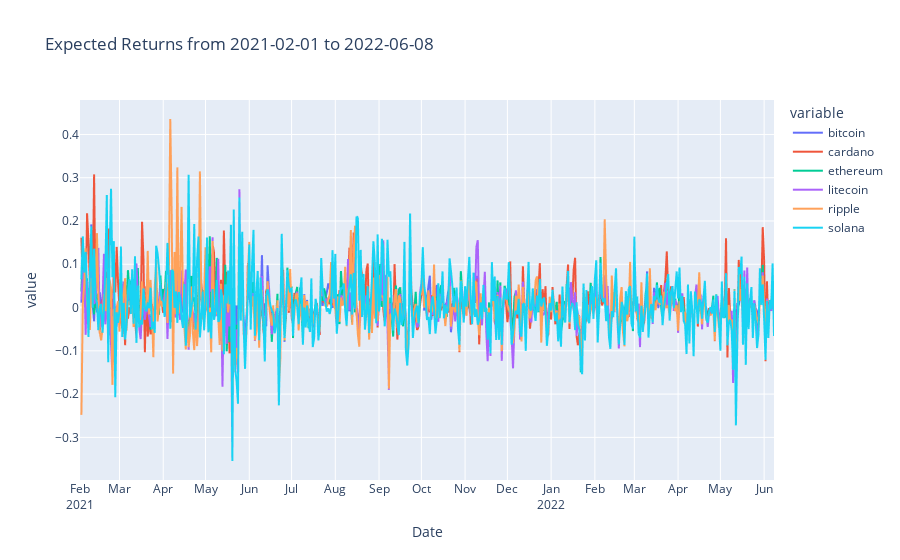

Notebook code for this chart:
### Markdown cell above
## Simple Returns
1. Compute the ___percentage change___ between the current and a prior value, for each coin.
1. Plot the returns to examine coins with high and low ___volatility___.

### Code cell
''' Daily simple returns '''
import datetime
import plotly.express as px

simple_returns_df = market_df.copy()
_min_date = (simple_returns_df["Date"].min()).date()
_max_date = (simple_returns_df["Date"].max()).date()

simple_returns_df = market_df[_l_coin_ids].pct_change(periods=1)
simple_returns_df["Date"] = market_df["Date"]   #.astype('datetime[ns]')

_title = "Expected Returns from "+str(_min_date)+" to "+str(_max_date)
fig = px.line(simple_returns_df, x="Date", y=simple_returns_df.columns,
              hover_data={"Date": "|%B %d, %Y"},
              title=_title)
fig.update_xaxes(
    dtick="M1",
    tickformat="%b\n%Y")
fig.show()

### Figure 1 — Plotly figure (JSON) as saved in the notebook; plotly's stock layout.template omitted (floating-point values rounded to 4 significant figures; data arrays with more than 128 entries replaced by an {"elided": "..."} marker saying what was removed)
{"data": [{"hovertemplate": "variable=bitcoin<br>Date=%{x|%B %d, %Y}<br>value=%{y}<extra></extra>", "legendgroup": "bitcoin", "line": {"color": "#636efa", "dash": "solid"}, "marker": {"symbol": "circle"}, "mode": "lines", "name": "bitcoin", "showlegend": true, "type": "scattergl", "x": {"elided": "493 str values"}, "xaxis": "x", "y": {"elided": "493 float values"}, "yaxis": "y"}, {"hovertemplate": "variable=cardano<br>Date=%{x|%B %d, %Y}<br>value=%{y}<extra></extra>", "legendgroup": "cardano", "line": {"color": "#EF553B", "dash": "solid"}, "marker": {"symbol": "circle"}, "mode": "lines", "name": "cardano", "showlegend": true, "type": "scattergl", "x": {"elided": "493 str values"}, "xaxis": "x", "y": {"elided": "493 float values"}, "yaxis": "y"}, {"hovertemplate": "variable=ethereum<br>Date=%{x|%B %d, %Y}<br>value=%{y}<extra></extra>", "legendgroup": "ethereum", "line": {"color": "#00cc96", "dash": "solid"}, "marker": {"symbol": "circle"}, "mode": "lines", "name": "ethereum", "showlegend": true, "type": "scattergl", "x": {"elided": "493 str values"}, "xaxis": "x", "y": {"elided": "493 float values"}, "yaxis": "y"}, {"hovertemplate": "variable=litecoin<br>Date=%{x|%B %d, %Y}<br>value=%{y}<extra></extra>", "legendgroup": "litecoin", "line": {"color": "#ab63fa", "dash": "solid"}, "marker": {"symbol": "circle"}, "mode": "lines", "name": "litecoin", "showlegend": true, "type": "scattergl", "x": {"elided": "493 str values"}, "xaxis": "x", "y": {"elided": "493 float values"}, "yaxis": "y"}, {"hovertemplate": "variable=ripple<br>Date=%{x|%B %d, %Y}<br>value=%{y}<extra></extra>", "legendgroup": "ripple", "line": {"color": "#FFA15A", "dash": "solid"}, "marker": {"symbol": "circle"}, "mode": "lines", "name": "ripple", "showlegend": true, "type": "scattergl", "x": {"elided": "493 str values"}, "xaxis": "x", "y": {"elided": "493 float values"}, "yaxis": "y"}, {"hovertemplate": "variable=solana<br>Date=%{x|%B %d, %Y}<br>value=%{y}<extra></extra>", "legendgroup": "solana", "line": {"color": "#19d3f3", "dash": "solid"}, "marker": {"symbol": "circle"}, "mode": "lines", "name": "solana", "showlegend": true, "type": "scattergl", "x": {"elided": "493 str values"}, "xaxis": "x", "y": {"elided": "493 float values"}, "yaxis": "y"}], "layout": {"legend": {"title": {"text": "variable"}, "tracegroupgap": 0}, "title": {"text": "Expected Returns from 2021-02-01 to 2022-06-08"}, "xaxis": {"anchor": "y", "domain": [0, 1], "dtick": "M1", "tickformat": "%b\n%Y", "title": {"text": "Date"}}, "yaxis": {"anchor": "x", "domain": [0, 1], "title": {"text": "value"}}}}
